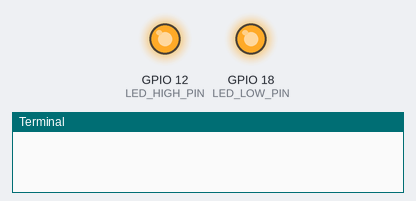
This program was run on a simulated Raspberry Pi (BCM pin numbers). Parts: output pins drawn as LEDs (lit = HIGH), the last lines printed to the terminal. At 32.0 s the program stops and its outputs stay as they are.

Above: at 0.1 s.
At 7.1 s:
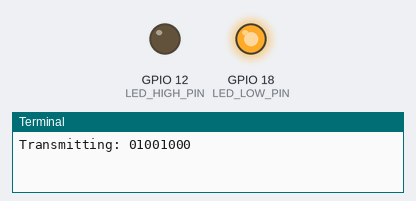
At 17.3 s:
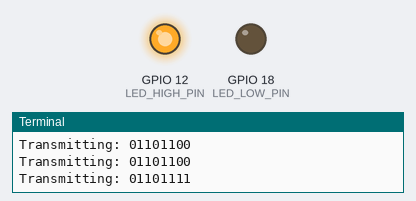
At 31.1 s:
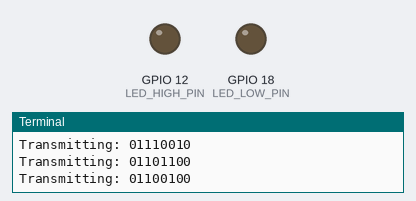
Timing chart, 0 to 32.6 s (numbered marks = the images above):
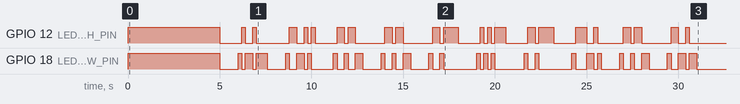

The program:

led_fsk.py
```python
import RPi.GPIO as GPIO
import time

LED_LOW_PIN = 18
LED_HIGH_PIN = 12
ASCII_BITS = 8
START_SIGNAL_DURATION = 5
BIT_DELAY = 0.2
CHAR_INTERVAL = 1
TEXT = "HelloWorld"

GPIO.setmode(GPIO.BCM)
GPIO.setup(LED_LOW_PIN, GPIO.OUT)
GPIO.setup(LED_HIGH_PIN, GPIO.OUT)

def string_to_binary(text):
    return [format(ord(char), '08b') for char in text]

def transmit_start_signal():
    GPIO.output(LED_LOW_PIN, GPIO.HIGH)
    GPIO.output(LED_HIGH_PIN, GPIO.HIGH)
    time.sleep(START_SIGNAL_DURATION)
    GPIO.output(LED_LOW_PIN, GPIO.LOW)
    GPIO.output(LED_HIGH_PIN, GPIO.LOW)
    time.sleep(CHAR_INTERVAL)

def transmit_binary(binary_text):
    """Flash LED to transmit binary data."""
    print("Transmitting:", binary_text)
    for bit in binary_text:
        if bit == '1':
            GPIO.output(LED_HIGH_PIN, GPIO.HIGH)
            GPIO.output(LED_LOW_PIN, GPIO.LOW)
        else:
            GPIO.output(LED_LOW_PIN, GPIO.HIGH)
            GPIO.output(LED_HIGH_PIN, GPIO.LOW)
        time.sleep(BIT_DELAY)
    GPIO.output(LED_HIGH_PIN, GPIO.LOW)
    GPIO.output(LED_LOW_PIN, GPIO.LOW)
    time.sleep(CHAR_INTERVAL)

if __name__ == '__main__':
    try:
        binary_text_list = string_to_binary(TEXT)
        transmit_start_signal()
        for binary_text in binary_text_list:
            transmit_binary(binary_text)
    finally:
        GPIO.cleanup()
```

Measured:
- by itself, GPIO 12 (LED_HIGH_PIN): LOW → HIGH at 0.00 s, → LOW 5.0 s later, → HIGH 1.2 s later, → LOW 0.20 s later, … (46 changes in this stretch)
- by itself, GPIO 18 (LED_LOW_PIN): LOW → HIGH at 0.00 s, → LOW 5.0 s later, → HIGH 1.0 s later, → LOW 0.20 s later, … (58 changes in this stretch)
